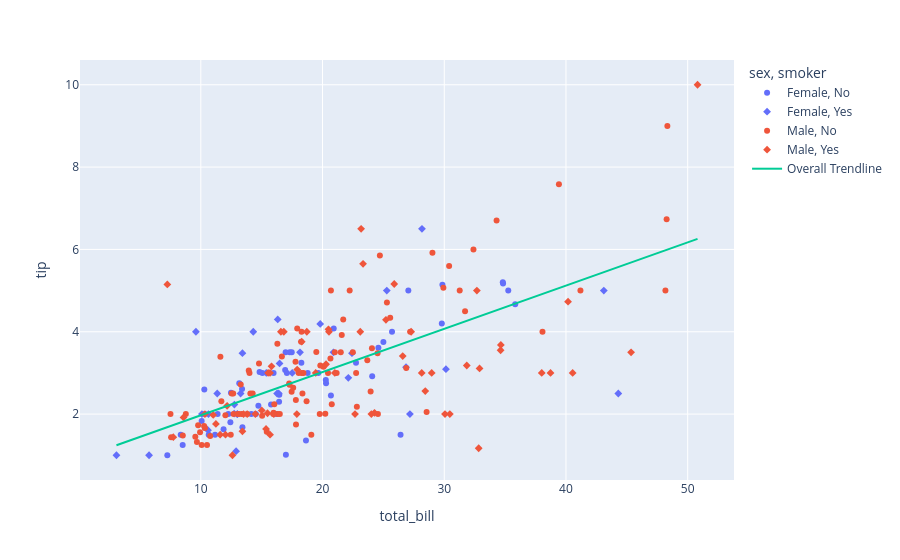

The code cell stored with this chart in its notebook:
### Code cell
import plotly.express as px

df = px.data.tips()
fig = px.scatter(
    df,
    x="total_bill",
    y="tip",
    symbol="smoker",
    color="sex",
    trendline="ols",
    trendline_scope="overall",
)
fig.show()

### Figure 1 — Plotly figure (JSON) as saved in the notebook; plotly's stock layout.template omitted (floating-point values rounded to 4 significant figures; data arrays with more than 128 entries replaced by an {"elided": "..."} marker saying what was removed)
{"data": [{"hovertemplate": "sex=Female<br>smoker=No<br>total_bill=%{x}<br>tip=%{y}<extra></extra>", "legendgroup": "Female, No", "marker": {"color": "#636efa", "symbol": "circle"}, "mode": "markers", "name": "Female, No", "orientation": "v", "showlegend": true, "type": "scatter", "x": [16.99, 24.59, 35.26, 14.83, 10.33, 16.97, 20.29, 15.77, 19.65, 15.06, 20.69, 16.93, 10.29, 34.81, 26.41, 16.45, 17.07, 14.73, 10.07, 34.83, 22.75, 20.92, 7.25, 25.71, 17.31, 10.65, 12.43, 24.08, 13.42, 12.48, 29.8, 14.52, 11.38, 20.27, 11.17, 12.26, 18.26, 8.51, 10.33, 14.15, 13.16, 17.47, 27.05, 16.43, 8.35, 18.64, 11.87, 29.85, 25.0, 13.39, 16.21, 15.98, 35.83, 18.78], "xaxis": "x", "y": [1.01, 3.61, 5.0, 3.02, 1.67, 3.5, 2.75, 2.23, 3.0, 3.0, 2.45, 3.07, 2.6, 5.2, 1.5, 2.47, 3.0, 2.2, 1.83, 5.17, 3.25, 4.08, 1.0, 4.0, 3.5, 1.5, 1.8, 2.92, 1.68, 2.52, 4.2, 2.0, 2.0, 2.83, 1.5, 2.0, 3.25, 1.25, 2.0, 2.0, 2.75, 3.5, 5.0, 2.3, 1.5, 1.36, 1.63, 5.14, 3.75, 2.61, 2.0, 3.0, 4.67, 3.0], "yaxis": "y"}, {"hovertemplate": "sex=Female<br>smoker=Yes<br>total_bill=%{x}<br>tip=%{y}<extra></extra>", "legendgroup": "Female, Yes", "marker": {"color": "#636efa", "symbol": "diamond"}, "mode": "markers", "name": "Female, Yes", "orientation": "v", "showlegend": true, "type": "scatter", "x": [3.07, 26.86, 25.28, 5.75, 16.32, 11.35, 15.38, 44.3, 22.42, 14.31, 17.51, 10.59, 10.63, 9.6, 20.9, 18.15, 19.81, 43.11, 13.0, 12.74, 13.0, 16.4, 16.47, 12.76, 13.27, 28.17, 12.9, 30.14, 13.42, 16.27, 10.09, 22.12, 27.18], "xaxis": "x", "y": [1.0, 3.14, 5.0, 1.0, 4.3, 2.5, 3.0, 2.5, 3.48, 4.0, 3.0, 1.61, 2.0, 4.0, 3.5, 3.5, 4.19, 5.0, 2.0, 2.01, 2.0, 2.5, 3.23, 2.23, 2.5, 6.5, 1.1, 3.09, 3.48, 2.5, 2.0, 2.88, 2.0], "yaxis": "y"}, {"hovertemplate": "sex=Male<br>smoker=No<br>total_bill=%{x}<br>tip=%{y}<extra></extra>", "legendgroup": "Male, No", "marker": {"color": "#EF553B", "symbol": "circle"}, "mode": "markers", "name": "Male, No", "orientation": "v", "showlegend": true, "type": "scatter", "x": [10.34, 21.01, 23.68, 25.29, 8.77, 26.88, 15.04, 14.78, 10.27, 15.42, 18.43, 21.58, 16.29, 20.65, 17.92, 39.42, 19.82, 17.81, 13.37, 12.69, 21.7, 9.55, 18.35, 17.78, 24.06, 16.31, 18.69, 31.27, 16.04, 17.46, 13.94, 9.68, 30.4, 18.29, 22.23, 32.4, 28.55, 18.04, 12.54, 9.94, 25.56, 19.49, 48.27, 17.59, 20.08, 20.23, 12.02, 10.51, 27.2, 22.76, 17.29, 16.66, 15.98, 13.03, 18.28, 24.71, 21.16, 22.49, 12.46, 18.24, 14.0, 38.07, 23.95, 29.93, 11.69, 14.26, 15.95, 8.52, 22.82, 19.08, 34.3, 41.19, 9.78, 7.51, 14.07, 13.13, 17.26, 24.55, 19.77, 48.17, 16.49, 21.5, 12.66, 13.81, 24.52, 20.76, 31.71, 20.69, 7.56, 48.33, 20.45, 13.28, 11.61, 10.77, 10.07, 29.03, 17.82], "xaxis": "x", "y": [1.66, 3.5, 3.31, 4.71, 2.0, 3.12, 1.96, 3.23, 1.71, 1.57, 3.0, 3.92, 3.71, 3.35, 4.08, 7.58, 3.18, 2.34, 2.0, 2.0, 4.3, 1.45, 2.5, 3.27, 3.6, 2.0, 2.31, 5.0, 2.24, 2.54, 3.06, 1.32, 5.6, 3.0, 5.0, 6.0, 2.05, 3.0, 2.5, 1.56, 4.34, 3.51, 6.73, 2.64, 3.15, 2.01, 1.97, 1.25, 4.0, 3.0, 2.71, 3.4, 2.03, 2.0, 4.0, 5.85, 3.0, 3.5, 1.5, 3.76, 3.0, 4.0, 2.55, 5.07, 2.31, 2.5, 2.0, 1.48, 2.18, 1.5, 6.7, 5.0, 1.73, 2.0, 2.5, 2.0, 2.74, 2.0, 2.0, 5.0, 2.0, 3.5, 2.5, 2.0, 3.48, 2.24, 4.5, 5.0, 1.44, 9.0, 3.0, 2.72, 3.39, 1.47, 1.25, 5.92, 1.75], "yaxis": "y"}, {"hovertemplate": "sex=Male<br>smoker=Yes<br>total_bill=%{x}<br>tip=%{y}<extra></extra>", "legendgroup": "Male, Yes", "marker": {"color": "#EF553B", "symbol": "diamond"}, "mode": "markers", "name": "Male, Yes", "orientation": "v", "showlegend": true, "type": "scatter", "x": [38.01, 11.24, 20.29, 13.81, 11.02, 18.29, 15.01, 17.92, 19.44, 32.68, 28.97, 40.17, 27.28, 12.03, 21.01, 15.36, 20.49, 25.21, 16.0, 50.81, 15.81, 7.25, 31.85, 16.82, 32.9, 17.89, 14.48, 34.63, 34.65, 23.33, 45.35, 23.17, 40.55, 30.46, 23.1, 15.69, 28.44, 15.48, 16.58, 10.34, 13.51, 18.71, 20.53, 26.59, 38.73, 24.27, 30.06, 25.89, 28.15, 11.59, 7.74, 12.16, 8.58, 13.42, 24.01, 15.69, 15.53, 12.6, 32.83, 22.67], "xaxis": "x", "y": [3.0, 1.76, 3.21, 2.0, 1.98, 3.76, 2.09, 3.08, 3.0, 5.0, 3.0, 4.73, 4.0, 1.5, 3.0, 1.64, 4.06, 4.29, 2.0, 10.0, 3.16, 5.15, 3.18, 4.0, 3.11, 2.0, 2.0, 3.55, 3.68, 5.65, 3.5, 6.5, 3.0, 2.0, 4.0, 1.5, 2.56, 2.02, 4.0, 2.0, 2.0, 4.0, 4.0, 3.41, 3.0, 2.03, 2.0, 5.16, 3.0, 1.5, 1.44, 2.2, 1.92, 1.58, 2.0, 3.0, 3.0, 1.0, 1.17, 2.0], "yaxis": "y"}, {"hovertemplate": "<b>OLS trendline</b><br>tip = 0.105025 * total_bill + 0.92027<br>R<sup>2</sup>=0.456617<br><br>total_bill=%{x}<br>tip=%{y} <b>(trend)</b><extra></extra>", "legendgroup": "Overall Trendline", "line": {"color": "#00cc96"}, "mode": "lines", "name": "Overall Trendline", "showlegend": true, "type": "scatter", "x": {"elided": "244 float values"}, "xaxis": "x", "y": {"elided": "244 float values"}, "yaxis": "y"}], "layout": {"legend": {"title": {"text": "sex, smoker"}, "tracegroupgap": 0}, "margin": {"t": 60}, "xaxis": {"anchor": "y", "domain": [0, 1], "title": {"text": "total_bill"}}, "yaxis": {"anchor": "x", "domain": [0, 1], "title": {"text": "tip"}}}}
